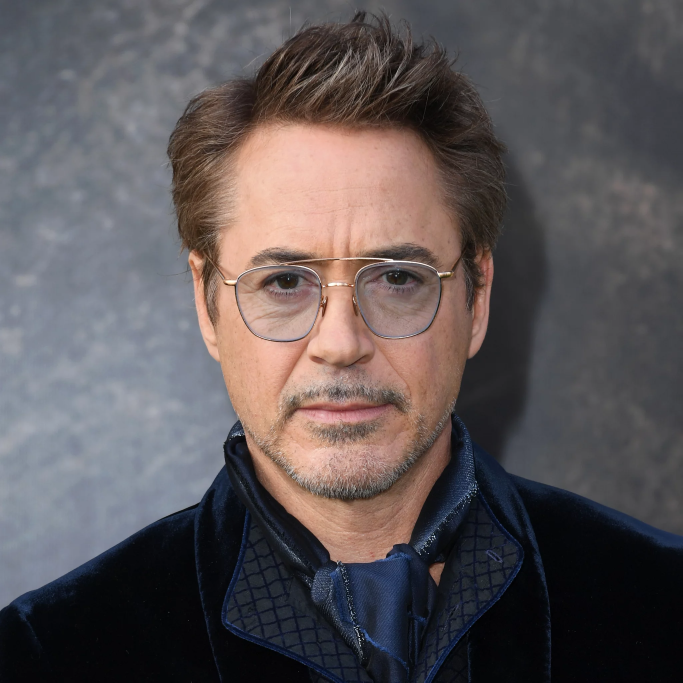
#> input picture Week Wise progress/Week 2/Codes/Resources/Robert.webp, 2048 x 2048 px (shown at 1/3 size)
$ jupyter execute Image_Segmentation.ipynb   (shell and % lines are left out)
#> lines starting #> are read from the running program, lines starting #| are printed output that depends on the picture
[cell 1]
import numpy as np
from PIL import Image
import os
import cv2
import cv2
from matplotlib import pyplot as plt

[cell 2]
image = cv2.imread("Resources/Robert.webp")
#> image is the input picture: shape (2048, 2048, 3); mean B, G, R 87.6, 86, 92.8
image = cv2.cvtColor(image, cv2.COLOR_BGR2RGB)

plt.figure(figsize=(20, 20))
plt.subplot(1, 2, 1)
plt.title("Original")
plt.imshow(image)

[cell 3]
def grabcut_algorithm(original_image, bounding_box):

    segment = np.zeros(original_image.shape[:2],np.uint8)

    x,y,width,height = bounding_box
    segment[y:y+height, x:x+width] = 1

    background_mdl = np.zeros((1,65), np.float64)
    foreground_mdl = np.zeros((1,65), np.float64)

    cv2.grabCut(original_image, segment, bounding_box, background_mdl, foreground_mdl, 5,
    cv2.GC_INIT_WITH_RECT)

    new_mask = np.where((segment==2)|(segment==0),0,1).astype('uint8')

    original_image = original_image*new_mask[:,:,np.newaxis]

    cv2.imshow('Result', original_image)

[cell 4]
def draw_bounding_box(click, x, y, flag_param, parameters):
    global x_pt, y_pt, drawing, top_left_point, bottom_right_point, original_image

    if click == cv2.EVENT_LBUTTONDOWN:
        drawing = True
        x_pt, y_pt = x, y

    elif click == cv2.EVENT_MOUSEMOVE:
        if drawing:
            top_left_point, bottom_right_point = (x_pt,y_pt), (x,y)
            image[y_pt:y, x_pt:x] = 255 - original_image[y_pt:y, x_pt:x]
            cv2.rectangle(image, top_left_point, bottom_right_point, (0,255,0), 2)

    elif click == cv2.EVENT_LBUTTONUP:
        drawing = False
        top_left_point, bottom_right_point = (x_pt,y_pt), (x,y)
        image[y_pt:y, x_pt:x] = 255 - image[y_pt:y, x_pt:x]
        cv2.rectangle(image, top_left_point, bottom_right_point, (0,255,0), 2)
        bounding_box = (x_pt, y_pt, x-x_pt, y-y_pt)

        grabcut_algorithm(original_image, bounding_box)

[cell 5]
if __name__=='__main__':
    drawing = False
    top_left_point, bottom_right_point = (-1,-1), (-1,-1)

    original_image = cv2.imread("Resources/Robert.webp")
    original_image = cv2.resize( original_image ,(500,500))
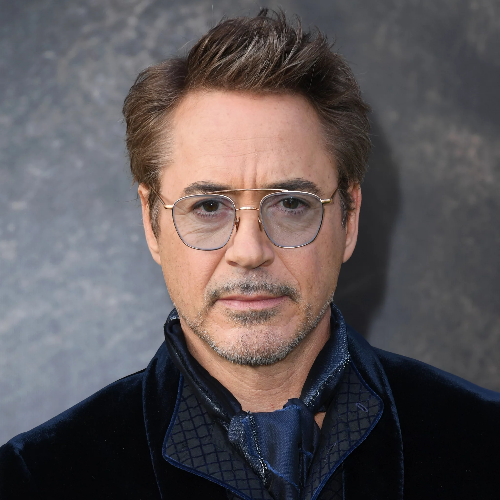
#> original_image: shape (500, 500, 3); mean B, G, R 87.5, 85.9, 92.7
    image = original_image.copy()
    cv2.namedWindow('Frame')
    cv2.setMouseCallback('Frame', draw_bounding_box)

    while True:
        cv2.imshow('Frame', image)
        c = cv2.waitKey(1)
#> (key Esc is pressed here)
        if c == 27:
            break

    cv2.destroyAllWindows()
